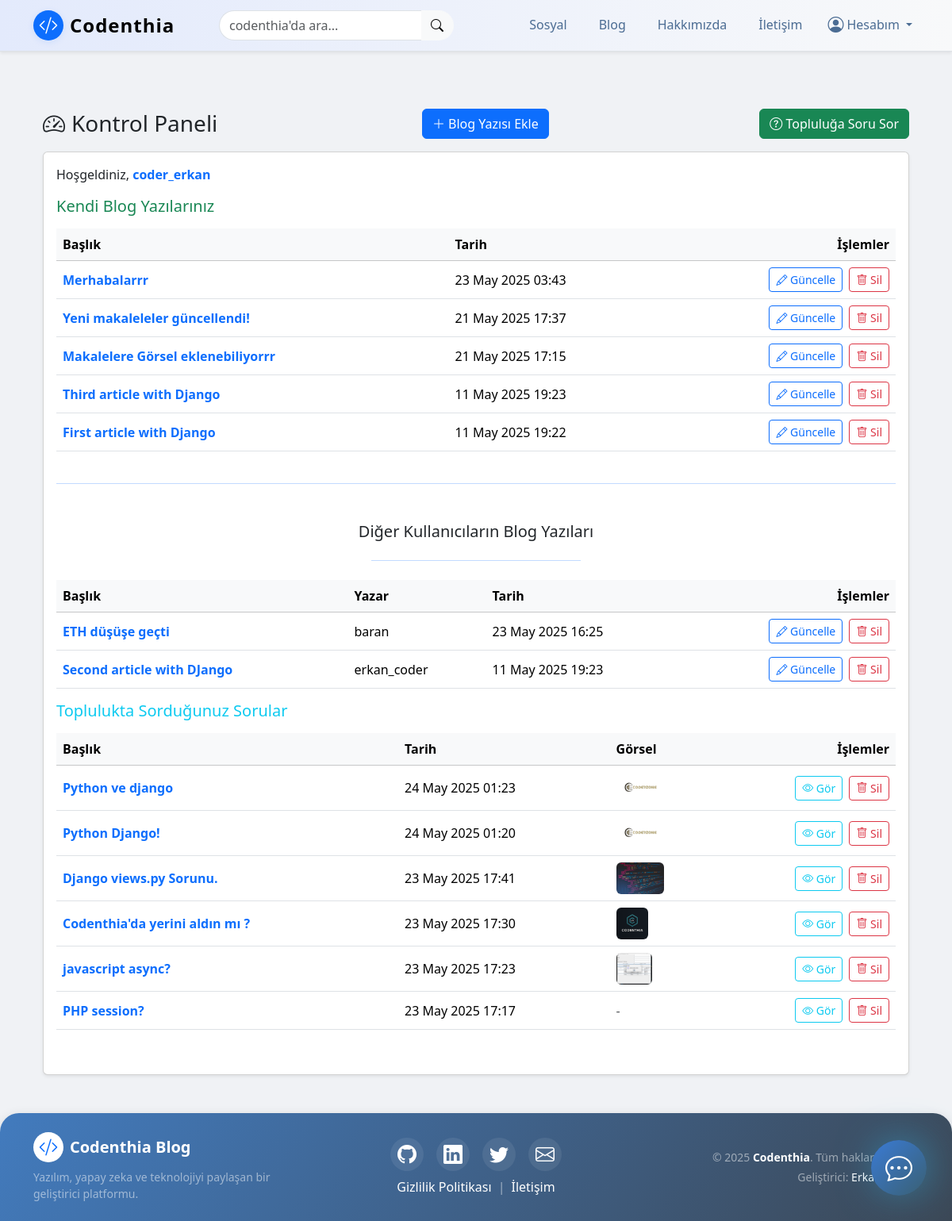
Page /articles/dashboard/ (signed in) on the earlier database version.
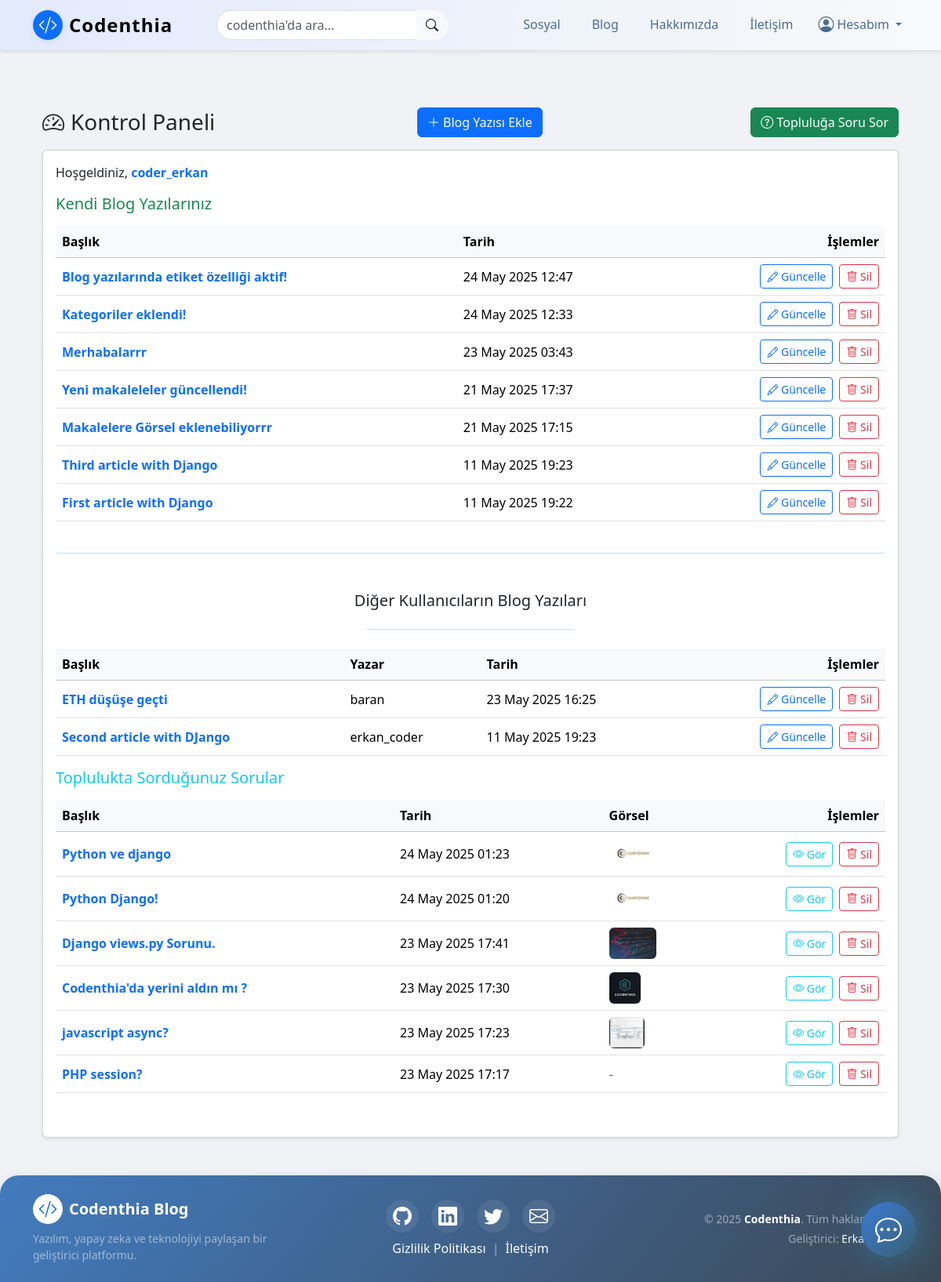
Same page on the later database version.
### article/models.py (models this page shows, shortened)
class Article(models.Model):
    author = models.ForeignKey("auth.User", on_delete=models.CASCADE , verbose_name="Yazar")  # Bu alan, yazının yazarını (kullanıcıyı) temsil eder ve yazar silindiğinde yazıları da silinir
    title = models.CharField(max_length=50, verbose_name="Başlık") # Bu alan, yazının başlığını temsil eder ve maksimum 50 karakterlik bir metin alır
    content = RichTextField(verbose_name="İçerik") # Bu alan, yazının içeriğini temsil eder ve metin içerikleri için kullanılır
    created_date = models.DateTimeField(auto_now_add=True , verbose_name="Oluşturulma Tarihi") # Bu alan, yazının oluşturulma tarihini otomatik olarak ekler
    image = models.ImageField(upload_to='article_images/', null=True, blank=True)  # <-- yeni alan
    category = models.ForeignKey('Category', on_delete=models.SET_NULL, null=True, blank=True, related_name="articles", verbose_name="Kategori")
    tags = models.ManyToManyField('Tag', blank=True, related_name="articles", verbose_name="Etiketler")
    class Meta:
        ordering = ['-created_date'] # Bu kod, yazıları tarihe göre sıralar

class CommunityQuestion(models.Model):
    user = models.ForeignKey(get_user_model(), on_delete=models.CASCADE, verbose_name="Soran Kullanıcı", related_name="community_questions")
    title = models.CharField(max_length=200, verbose_name="Soru Başlığı")
    content = models.TextField(verbose_name="Soru İçeriği")
    image = models.ImageField(upload_to='community_images/', null=True, blank=True, verbose_name="Görsel")
    created_date = models.DateTimeField(auto_now_add=True)
    category = models.ForeignKey('Category', on_delete=models.SET_NULL, null=True, blank=True, related_name="community_questions", verbose_name="Kategori")
    tags = models.ManyToManyField('Tag', blank=True, related_name="community_questions", verbose_name="Etiketler")
    class Meta:
        ordering = ['-created_date']

### article/views.py (the view)
# urls.py: path('dashboard/', views.dashboard, name="dashboard"), # Bu kod, kontrol paneli sayfasını temsil eder ve dashboard fonksiyonunu çağırır
@login_required(login_url="user:login")
def dashboard(request):
    user_articles = Article.objects.filter(author=request.user).order_by('-created_date')
    other_articles = Article.objects.none()
    if request.user.is_superuser or request.user.is_staff:
        other_articles = Article.objects.exclude(author=request.user).order_by('-created_date')
    if request.user.is_superuser or request.user.is_staff:
        user_questions = CommunityQuestion.objects.all().order_by('-created_date')
    else:
        user_questions = CommunityQuestion.objects.filter(user=request.user).order_by('-created_date')
    return render(request, 'dashboard.html', {
        'user_articles': user_articles,
        'other_articles': other_articles,
        'user_questions': user_questions,
    })

### templates/dashboard.html (shortened to what the changed rows need)
{% extends "layout.html" %} {% block body %}
<div class="container my-5">
    <div class="card shadow-sm">
        <div class="card-body">
            <div class="table-responsive mb-4">
                {% if user_articles %}
                <table class="table table-hover align-middle">
                    <thead class="table-light">
                        <tr>
                            <th>Başlık</th>
                            <th>Tarih</th>
                            <th class="text-end">İşlemler</th>
                        </tr>
                    </thead>
                    <tbody>
                        {% for article in user_articles %}
                        <tr>
                            <td class="fw-semibold"> <a class="text-decoration-none " href="{% url 'article:detail' article.id %}">{{ article.title }}</a>
                            </td>
                            <td>{{ article.created_date|date:"d M Y H:i" }}</td>
                            <td class="text-end">
                                <a href="{% url 'article:update' article.id %}" class="btn btn-sm btn-outline-primary me-1">
                                    <i class="bi bi-pencil"></i> Güncelle
                                </a>
                                <a href="{% url 'article:delete' article.id %}" class="btn btn-sm btn-outline-danger" onclick="return confirm('Silmek istediğinize emin misiniz?');">
                                    <i class="bi bi-trash"></i> Sil
                                </a>
                            </td>
                        </tr>
                        {% endfor %}
                    </tbody>
                </table>
                {% else %}
                <div class="alert alert-danger text-center" role="alert">
                    Henüz blog yazınız yok.
                </div>
                {% endif %}
            </div>
            {% if request.user.is_superuser or request.user.is_staff %}
            <div class="table-responsive">
                {% if other_articles %}
                <table class="table table-hover align-middle">
                    <thead class="table-light">
                        <tr>
                            <th>Başlık</th>
                            <th>Yazar</th>
                            <th>Tarih</th>
                            <th class="text-end">İşlemler</th>
                        </tr>
                    </thead>
                    <tbody>
                        {% for article in other_articles %}
                        <tr>
                            <td class="fw-semibold"> <a class="text-decoration-none " href="{% url 'article:detail' article.id %}">{{ article.title }}</a>
                            </td>
                            <td>{{ article.author }}</td>
                            <td>{{ article.created_date|date:"d M Y H:i" }}</td>
                            <td class="text-end">
                                <a href="{% url 'article:update' article.id %}" class="btn btn-sm btn-outline-primary me-1">
                                    <i class="bi bi-pencil"></i> Güncelle
                                </a>
                                <a href="{% url 'article:delete' article.id %}" class="btn btn-sm btn-outline-danger" onclick="return confirm('Silmek istediğinize emin misiniz?');">
                                    <i class="bi bi-trash"></i> Sil
                                </a>
                            </td>
                        </tr>
                        {% endfor %}
                    </tbody>
                </table>
                {% else %}
                <div class="alert alert-info text-center" role="alert">
                    Diğer kullanıcıların blog yazıları yok.
                </div>
                {% endif %}
            </div>
            {% endif %}
            <div class="table-responsive mb-4">
                {% if user_questions %}
                <table class="table table-hover align-middle">
                    <thead class="table-light">
                        <tr>
                            <th>Başlık</th>
                            <th>Tarih</th>
                            <th>Görsel</th>
                            <th class="text-end">İşlemler</th>
                        </tr>
                    </thead>
                    <tbody>
                        {% for q in user_questions %}
                        <tr>
                            <td class="fw-semibold">
                                <a class="text-decoration-none" href="{% url 'article:soru_detay' q.id %}">{{ q.title }}</a>
                            </td>
                            <td>{{ q.created_date|date:"d M Y H:i" }}</td>
                            <td>
                                {% if q.image %}
                                <img src="{{ q.image.url }}" alt="Görsel" style="height:40px; max-width:60px; border-radius:6px;"> {% else %}
                                <span class="text-muted">-</span> {% endif %}
                            </td>
                            <td class="text-end">
                                <a href="{% url 'article:soru_detay' q.id %}" class="btn btn-sm btn-outline-info me-1">
                                    <i class="bi bi-eye"></i> Gör
                                </a>
                                <a href="{% url 'article:soru_sil' q.id %}" class="btn btn-sm btn-outline-danger" onclick="return confirm('Soruyu silmek istediğinize emin misiniz?');">
                                    <i class="bi bi-trash"></i> Sil
                                </a>
                            </td>
                        </tr>
                        {% endfor %}
                    </tbody>
                </table>
                {% else %}
                <div class="alert alert-warning text-center" role="alert">
                    Henüz toplulukta hiç sorunuz yok.
                </div>
                {% endif %}
            </div>
        </div>
    </div>
</div>
{% endblock %}

Differences in the rows shown:
added Article: title "Blog yazılarında etiket özelliği aktif!", created_date "24 May 2025 12:47", shown under "Kendi Blog Yazılarınız"
added Article: title "Kategoriler eklendi!", created_date "24 May 2025 12:33", shown under "Kendi Blog Yazılarınız"
